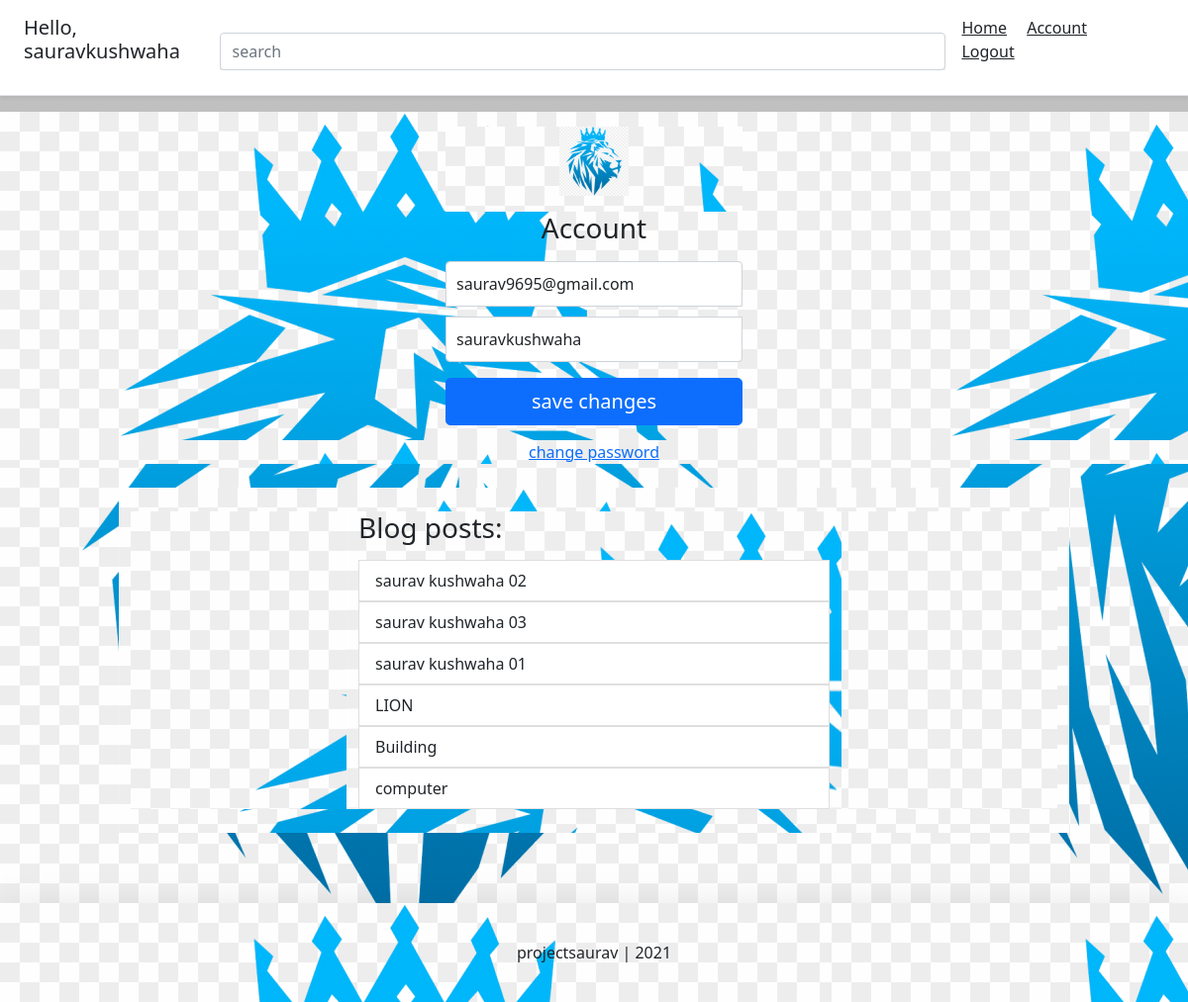
The app's page /account/ (signed in) with its own data.
### account/models.py (models this page shows, shortened)
class Account(AbstractBaseUser):
	email					=models.EmailField(verbose_name="email", max_length=60, unique=True)
	username				=models.CharField(max_length=30, unique=True)
	date_joined				=models.DateTimeField(verbose_name='date_joined', auto_now_add=True)
	last_login				=models.DateTimeField(verbose_name='last_login', auto_now=True)
	is_admin				=models.BooleanField(default=False)
	is_active				=models.BooleanField(default=True)
	is_staff				=models.BooleanField(default=False)
	is_superuser			=models.BooleanField(default=False)
	USERNAME_FIELD ='email'
	REQUIRED_FIELDS =['username',]
	objects = MyAccountManager()

### blog/models.py (models this page shows)
class BlogPost(models.Model):
	title					=models.CharField(max_length=50, null=False, blank=False)
	body					=models.TextField(max_length=5000, null=False, blank=False)
	image					=models.ImageField(upload_to=upload_location, null=False, blank=False)
	date_published			=models.DateTimeField(auto_now_add=True, verbose_name="date published")
	date_updated			=models.DateTimeField(auto_now=True, verbose_name="date updated")
	author 					=models.ForeignKey(settings.AUTH_USER_MODEL, on_delete=models.CASCADE)
	slug 					=models.SlugField(blank=True, unique=True)
	def __str__(self):
		return self.title

### account/views.py (the view)
# urls.py: path('account/', account_view, name="account"),
def account_view(request):
	if not request.user.is_authenticated:
		return redirect("login")
	context = {}
	if request.POST:
		form = AccountUpdateForm(request.POST, instance=request.user)
		if form.is_valid():
			form.initial = {
					"email": request.POST['email'],
					"username": request.POST['username'],
			}
			form.save()
			context['success_message'] = "Updated"
	else:
		form = AccountUpdateForm(
				initial={
					"email": request.user.email,
					"username": request.user.username,
				}
			)
	context['account_form'] = form
	blog_posts = BlogPost.objects.filter(author=request.user)
	context['blog_posts'] = blog_posts
	return render(request, 'account/account.html', context)

### account/forms.py (shortened to what this page needs)
class AccountUpdateForm(forms.ModelForm):
	class Meta:
		model = Account
		fields = ('email', 'username')

### account/templates/account/account.html (shortened to what this page needs)
{% extends 'base.html' %}
{% load static %}
{% block content %}
<form class="form-signin" method="POST">{% csrf_token %}
	<div class="d-flex flex-column pb-3">
		<img class="image-fluid mx-auto d-block" src="{% static 'sau.png'%}" alt="projectsaurav logo" width="70" height="70">
	</div>
  <h1 class="h3 mb-3 font-weight-normal">Account</h1>
  <input type="email" name="email" id="inputEmail" class="form-control" placeholder="Email address" required autofocus value={{account_form.initial.email}}>
  <input type="username" name="username" id="inputPassword" class="form-control" placeholder="Password" required value="{{account_form.initial.username}}">
  <button class="btn btn-lg btn-primary btn-block" type="submit">save changes</button>
</form>
<div class="d-flex flex-column">
	<a class="m-auto" href="{% url 'password_change' %}"> change password </a>
</div>
<div class="container mt-4 p-4">
  <div class="row">
    <div class="blog-posts">
      <h3 class="mb-3 font-weight-normal">Blog posts:</h3>
      {% if blog_posts %}
        <ul class="list-group">
        {% for post in blog_posts %}
          <a href="{% url 'blog:detail' post.slug %}" style="text-decoration: none;">
          	<li class="list-group-item">{{post}}</li></a>
        {% endfor %}
        </ul>
      {% else %}
        <p>You have no blog posts. Create a post <a href="{% url 'blog:create' %}">here</a>.</p>
      {% endif %}
    </div>
  </div>
</div>
{% endblock content %}

### templates/snippets/header.html (shortened to what this page needs)
<link href="https://cdn.jsdelivr.net/npm/bootstrap@5.0.0-beta2/dist/css/bootstrap.min.css" rel="stylesheet">
<header class="d-flex flex-column flex-md-row align-items-center p-3 px-md-4 mb-3 bg-body border-bottom shadow-sm">
  <h5 class="h5 my-0 me-md-auto fw-normal">
  	{% if request.user.is_authenticated %}
  	<p>Hello, {{request.user.username}}</p>
  	{% endif %}
  </h5>
  <div class="search-bar mt-sm-2 mr-2">
  	<from method="get">
		  <input type="text" class="form-control" name="q" id="id_q" placeholder="search">
  	</from>
  </div>
  <nav class="my-2 my-md-0 me-md-3">
  	{% if request.user.is_authenticated %}
    <p><a class="p-2 text-dark" href="{% url 'home' %}">Home</a>
		<a class="p-2 text-dark" href="{% url 'account' %}">Account</a>
		<a class="p-2 text-dark" href="{% url 'logout' %}">Logout</a></p>
	{% else %}
		<a class="p-2 text-dark" href="{% url 'home' %}">Home</a>
		<a class="p-2 text-dark"href="{% url 'login' %}">Login</a></p>
		<a class="btn btn-outline-primary" href="{% url 'register' %}">Register</a>
	{% endif %}
  </nav>
</header>

### templates/snippets/header.html (style rules this page uses)
html { font-size: 14px; }
@media (min-width: 768px) { html { font-size: 16px; } }
.container { max-width: 960px; }
.search-bar { width: 70%; }
form { width: 100%; }

### templates/snippets/base_css.html (style rules this page uses)
body { background-color: #c0c0c0; }
div { background-image: url('sau.png'); }

### account/templates/account/account.html (style rules this page uses)
.form-signin { width: 100%; max-width: 330px; padding: 15px; margin: auto; }
.form-signin .form-control { position: relative; box-sizing: border-box; height: auto; padding: 10px; font-size: 16px; }
.form-signin input[type="email"] { margin-bottom: 10px; border-bottom-right-radius: 0; border-bottom-left-radius: 0; }
.form-signin input[type="username"] { margin-bottom: 10px; border-top-left-radius: 0; border-top-right-radius: 0; }
.h3 { text-align: center; }
.blog-posts { max-width: 500px; width: 100%; margin: auto; }

### records on screen
Account: user.username "sauravkushwaha", email "saurav9695@gmail.com", username "sauravkushwaha"
BlogPost: title "saurav kushwaha 02"
BlogPost: title "saurav kushwaha 03"
BlogPost: title "saurav kushwaha 01"
BlogPost: title "LION"
BlogPost: title "Building"
BlogPost: title "computer"
